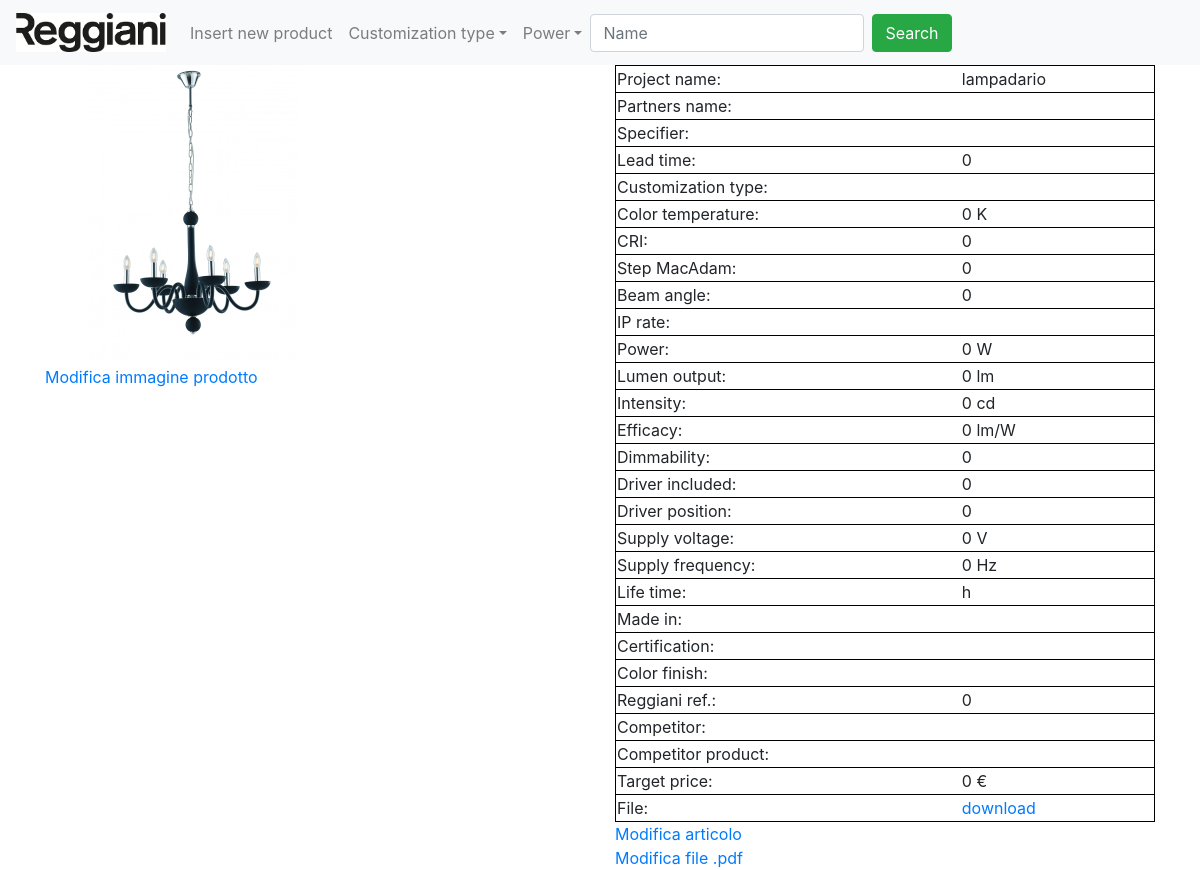
The page /infoProduct.php?idArticolo=6 on the database its author committed.
### tables this page shows
CREATE TABLE `products` (
  `ID` int(11) NOT NULL,
  `img` varchar(32) NOT NULL,
  `file` varchar(32) NOT NULL,
  `projectName` varchar(32) NOT NULL,
  `idUtente` int(11) NOT NULL,
  `partnersName` varchar(32) NOT NULL,
  `Specifier` varchar(32) NOT NULL,
  `leadTime` int(11) NOT NULL,
  `costumizationType` varchar(32) NOT NULL,
  `colorTemperature` int(11) NOT NULL,
  `CRI` int(11) NOT NULL,
  `stepMacAdam` int(2) NOT NULL,
  `beamAngle` int(11) NOT NULL,
  `ipRate` varchar(32) NOT NULL,
  `power` int(11) NOT NULL,
  `lumenOutput` int(11) NOT NULL,
  `intensity` int(11) NOT NULL,
  `efficacy` int(11) NOT NULL,
  `dimmability` int(1) NOT NULL,
  `driverIncluded` int(1) NOT NULL,
  `driverPosition` int(1) NOT NULL,
  `supplyVoltage` int(11) NOT NULL,
  `supplyFrequency` int(11) NOT NULL,
  `lifetime` varchar(32) NOT NULL,
  `madeIn` varchar(32) NOT NULL,
  `certification` varchar(32) NOT NULL,
  `colorFinish` varchar(32) NOT NULL,
  `reggianiRef` int(11) NOT NULL,
  `competitor` varchar(32) NOT NULL,
  `competitorProduct` varchar(32) NOT NULL,
  `targetPrice` int(11) NOT NULL
);

### infoProduct.php (the view, shortened to what this page needs)
<?php
    include("connection.php");
	include("navbar.php");
?>
<html>
	<head>
		<link rel="stylesheet" type="text/css" href="style.css">
	</head>
    <body>
		<div class="container">
			<div class="row">
					<div class="col-sm-6">
		<?php
			$idArticolo = $_GET['idArticolo'];
			$sql = "SELECT * FROM products WHERE ID = ".$idArticolo;
			$result = $conn->query($sql);
            if ($result->num_rows > 0)
			$row = $result->fetch_assoc();
                echo "<img class='imgProduct' src='".$_SESSION['imgFolder'].$row["img"]."'/></br>";
				echo '<a href="modificaImg.php?idArticolo='.$idArticolo.'">Modifica immagine prodotto</a></br>';
				echo '</div>';
				echo '<div class="col-sm-6">';
				echo '<table class="tableProduct"><tr>';
				echo "<tr><td>Project name: </td><td>".$row["projectName"]."</td></tr>";
				echo "<tr><td>Partners name: </td><td>".$row["partnersName"]."</td></tr>";
				echo "<tr><td>Specifier: </td><td>".$row["Specifier"]."</td></tr>";
				echo "<tr><td>Lead time: </td><td>".$row["leadTime"]."</td></tr>";
				echo "<tr><td>Customization type: </td><td>".$row["costumizationType"]."</td></tr>";
				echo "<tr><td>Color temperature: </td><td>".$row["colorTemperature"]." K</td></tr>";
				echo "<tr><td>CRI: </td><td>".$row["CRI"]."</td></tr>";
				echo "<tr><td>Step MacAdam: </td><td>".$row["stepMacAdam"]."</td></tr>";
				echo "<tr><td>Beam angle: </td><td>".$row["beamAngle"]."</td></tr>";
				echo "<tr><td>IP rate: </td><td>".$row["ipRate"]."</td></tr>";
				echo "<tr><td>Power: </td><td>".$row["power"]." W</td></tr>";
				echo "<tr><td>Lumen output: </td><td>".$row["lumenOutput"]." lm</td></tr>";
				echo "<tr><td>Intensity: </td><td>".$row["intensity"]." cd</td></tr>";
				echo "<tr><td>Efficacy: </td><td>".$row["efficacy"]." lm/W</td></tr>";
				echo "<tr><td>Dimmability: </td><td>".$row["dimmability"]."</td></tr>";
				echo "<tr><td>Driver included: </td><td>".$row["driverIncluded"]."</td></tr>";
				echo "<tr><td>Driver position: </td><td>".$row["driverPosition"]."</td></tr>";
				echo "<tr><td>Supply voltage: </td><td>".$row["supplyVoltage"]." V</td></tr>";
				echo "<tr><td>Supply frequency: </td><td>".$row["supplyFrequency"]." Hz</td></tr>";
				echo "<tr><td>Life time: </td><td>".$row["lifetime"]." h</td></tr>";
				echo "<tr><td>Made in: </td><td>".$row["madeIn"]."</td></tr>";
				echo "<tr><td>Certification: </td><td>".$row["certification"]."</td></tr>";
				echo "<tr><td>Color finish: </td><td>".$row["colorFinish"]."</td></tr>";
				echo "<tr><td>Reggiani ref.: </td><td>".$row["reggianiRef"]."</td></tr>";
				echo "<tr><td>Competitor: </td><td>".$row["competitor"]."</td></tr>";
				echo "<tr><td>Competitor product: </td><td>".$row["competitorProduct"]."</td></tr>";
				echo "<tr><td>Target price: </td><td>".$row["targetPrice"]." €</td></tr>";
				if(!$row["file"] == null){
					echo "<tr><td>File: </td><td><a href='download.php?file=".$row["file"]."&idArt=".$idArticolo."' target='_thapa'>download</a></td></tr>";
				}
                echo '</table>';
				echo '<a href="modifica.php?idArticolo='.$idArticolo.'">Modifica articolo</a></br>';
				if($row["file"] == null){
					echo '<a href="addFile.php?idArticolo='.$idArticolo.'">Aggiungi file .pdf</a>';
				}else{
					echo '<a href="addFile.php?idArticolo='.$idArticolo.'">Modifica file .pdf</a>';
				}
        ?>
				</div>
            </div>
       </div>
    </body>
</html>

### style.css (style rules this page uses)
.imgProduct { width: 300px; height: auto; }
.tableProduct, tr { width: 100%; border: 1px solid black; }

### rows shown on the page
products: img (picture), projectName "lampadario", leadTime "0", colorTemperature "0", CRI "0", stepMacAdam "0", beamAngle "0", power "0", lumenOutput "0", intensity "0", efficacy "0", dimmability "0", driverIncluded "0", driverPosition "0", supplyVoltage "0", supplyFrequency "0", reggianiRef "0", targetPrice "0"
